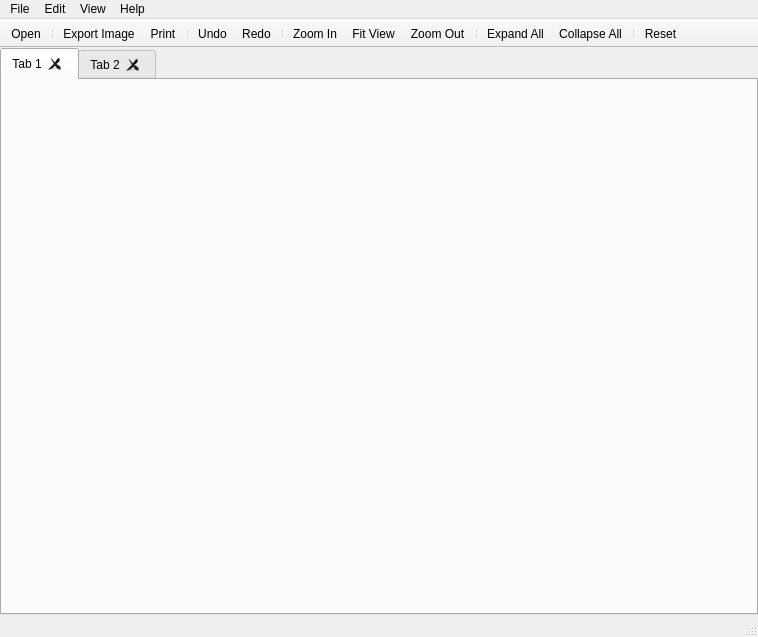
<?xml version="1.0" encoding="UTF-8"?>
<ui version="4.0">
 <class>MainWindow</class>
 <widget class="QMainWindow" name="MainWindow">
  <property name="geometry">
   <rect>
    <x>0</x>
    <y>0</y>
    <width>758</width>
    <height>637</height>
   </rect>
  </property>
  <property name="sizePolicy">
   <sizepolicy hsizetype="Minimum" vsizetype="Minimum">
    <horstretch>10</horstretch>
    <verstretch>10</verstretch>
   </sizepolicy>
  </property>
  <property name="windowTitle">
   <string>Kroket</string>
  </property>
  <property name="windowIcon">
   <iconset resource="kroket.qrc">
    <normaloff>:/resources/gfx/kroket-icon.svg</normaloff>:/resources/gfx/kroket-icon.svg</iconset>
  </property>
  <widget class="QWidget" name="centralwidget">
   <property name="sizePolicy">
    <sizepolicy hsizetype="Expanding" vsizetype="Expanding">
     <horstretch>0</horstretch>
     <verstretch>0</verstretch>
    </sizepolicy>
   </property>
   <layout class="QVBoxLayout">
    <property name="margin">
     <number>0</number>
    </property>
    <item>
     <widget class="QTabWidget" name="tabWidget">
      <property name="tabShape">
       <enum>QTabWidget::Rounded</enum>
      </property>
      <property name="currentIndex">
       <number>0</number>
      </property>
      <property name="elideMode">
       <enum>Qt::ElideNone</enum>
      </property>
      <property name="tabsClosable">
       <bool>true</bool>
      </property>
      <widget class="QWidget" name="tab">
       <property name="enabled">
        <bool>true</bool>
       </property>
       <attribute name="title">
        <string>Tab 1</string>
       </attribute>
      </widget>
      <widget class="QWidget" name="tab_2">
       <attribute name="title">
        <string>Tab 2</string>
       </attribute>
      </widget>
     </widget>
    </item>
   </layout>
  </widget>
  <widget class="QMenuBar" name="menubar">
   <property name="geometry">
    <rect>
     <x>0</x>
     <y>0</y>
     <width>758</width>
     <height>25</height>
    </rect>
   </property>
   <widget class="QMenu" name="menuFile">
    <property name="title">
     <string>File</string>
    </property>
    <addaction name="actionOpen"/>
    <addaction name="separator"/>
    <addaction name="actionExportImage"/>
    <addaction name="actionPrint"/>
    <addaction name="separator"/>
    <addaction name="actionQuit"/>
   </widget>
   <widget class="QMenu" name="menuView">
    <property name="title">
     <string>View</string>
    </property>
    <addaction name="actionZoomIn"/>
    <addaction name="actionZoomFit"/>
    <addaction name="actionZoomOut"/>
    <addaction name="separator"/>
    <addaction name="actionExpandAll"/>
    <addaction name="actionCollapseAll"/>
    <addaction name="separator"/>
    <addaction name="actionReset"/>
   </widget>
   <widget class="QMenu" name="menuEdit">
    <property name="title">
     <string>Edit</string>
    </property>
    <addaction name="actionUndo"/>
    <addaction name="actionRedo"/>
   </widget>
   <widget class="QMenu" name="menuHelp">
    <property name="title">
     <string>Help</string>
    </property>
    <addaction name="actionHelp"/>
    <addaction name="actionHelpInput"/>
    <addaction name="separator"/>
    <addaction name="actionHelpAbout"/>
   </widget>
   <addaction name="menuFile"/>
   <addaction name="menuEdit"/>
   <addaction name="menuView"/>
   <addaction name="menuHelp"/>
  </widget>
  <widget class="QStatusBar" name="statusbar"/>
  <widget class="QToolBar" name="toolBar">
   <property name="windowTitle">
    <string>toolBar</string>
   </property>
   <property name="movable">
    <bool>false</bool>
   </property>
   <property name="toolButtonStyle">
    <enum>Qt::ToolButtonIconOnly</enum>
   </property>
   <property name="floatable">
    <bool>false</bool>
   </property>
   <attribute name="toolBarArea">
    <enum>TopToolBarArea</enum>
   </attribute>
   <attribute name="toolBarBreak">
    <bool>false</bool>
   </attribute>
   <addaction name="actionOpen"/>
   <addaction name="separator"/>
   <addaction name="actionExportImage"/>
   <addaction name="actionPrint"/>
   <addaction name="separator"/>
   <addaction name="actionUndo"/>
   <addaction name="actionRedo"/>
   <addaction name="separator"/>
   <addaction name="actionZoomIn"/>
   <addaction name="actionZoomFit"/>
   <addaction name="actionZoomOut"/>
   <addaction name="separator"/>
   <addaction name="actionExpandAll"/>
   <addaction name="actionCollapseAll"/>
   <addaction name="separator"/>
   <addaction name="actionReset"/>
  </widget>
  <action name="actionQuit">
   <property name="icon">
    <iconset resource="kroket.qrc">
     <normaloff>:/resources/gfx/quit.png</normaloff>:/resources/gfx/quit.png</iconset>
   </property>
   <property name="text">
    <string>Quit</string>
   </property>
   <property name="shortcut">
    <string>Ctrl+Q</string>
   </property>
  </action>
  <action name="actionOpen">
   <property name="icon">
    <iconset resource="kroket.qrc">
     <normaloff>:/resources/gfx/open.png</normaloff>:/resources/gfx/open.png</iconset>
   </property>
   <property name="text">
    <string>Open ...</string>
   </property>
   <property name="shortcut">
    <string>Ctrl+O</string>
   </property>
  </action>
  <action name="actionZoomIn">
   <property name="icon">
    <iconset resource="kroket.qrc">
     <normaloff>:/resources/gfx/zoom-in.png</normaloff>:/resources/gfx/zoom-in.png</iconset>
   </property>
   <property name="text">
    <string>Zoom In</string>
   </property>
   <property name="shortcut">
    <string>=</string>
   </property>
  </action>
  <action name="actionZoomFit">
   <property name="icon">
    <iconset resource="kroket.qrc">
     <normaloff>:/resources/gfx/zoom-fit.png</normaloff>:/resources/gfx/zoom-fit.png</iconset>
   </property>
   <property name="text">
    <string>Fit View</string>
   </property>
   <property name="shortcut">
    <string>Backspace</string>
   </property>
  </action>
  <action name="actionZoomOut">
   <property name="icon">
    <iconset resource="kroket.qrc">
     <normaloff>:/resources/gfx/zoom-out.png</normaloff>:/resources/gfx/zoom-out.png</iconset>
   </property>
   <property name="text">
    <string>Zoom Out</string>
   </property>
   <property name="shortcut">
    <string>-</string>
   </property>
  </action>
  <action name="actionExportImage">
   <property name="icon">
    <iconset resource="kroket.qrc">
     <normaloff>:/resources/gfx/export-image.png</normaloff>:/resources/gfx/export-image.png</iconset>
   </property>
   <property name="text">
    <string>Export Image</string>
   </property>
  </action>
  <action name="actionExpandAll">
   <property name="icon">
    <iconset resource="kroket.qrc">
     <normaloff>:/resources/gfx/expand.png</normaloff>:/resources/gfx/expand.png</iconset>
   </property>
   <property name="text">
    <string>Expand All</string>
   </property>
  </action>
  <action name="actionCollapseAll">
   <property name="icon">
    <iconset resource="kroket.qrc">
     <normaloff>:/resources/gfx/collapse.png</normaloff>:/resources/gfx/collapse.png</iconset>
   </property>
   <property name="text">
    <string>Collapse All</string>
   </property>
  </action>
  <action name="actionReset">
   <property name="icon">
    <iconset resource="kroket.qrc">
     <normaloff>:/resources/gfx/reset.png</normaloff>:/resources/gfx/reset.png</iconset>
   </property>
   <property name="text">
    <string>Reset</string>
   </property>
   <property name="shortcut">
    <string>F5</string>
   </property>
  </action>
  <action name="actionPrint">
   <property name="icon">
    <iconset resource="kroket.qrc">
     <normaloff>:/resources/gfx/print.png</normaloff>:/resources/gfx/print.png</iconset>
   </property>
   <property name="text">
    <string>Print</string>
   </property>
   <property name="shortcut">
    <string>Ctrl+P</string>
   </property>
  </action>
  <action name="actionUndo">
   <property name="icon">
    <iconset resource="kroket.qrc">
     <normaloff>:/resources/gfx/undo.png</normaloff>:/resources/gfx/undo.png</iconset>
   </property>
   <property name="text">
    <string>Undo</string>
   </property>
   <property name="shortcut">
    <string>Ctrl+Z</string>
   </property>
  </action>
  <action name="actionRedo">
   <property name="icon">
    <iconset resource="kroket.qrc">
     <normaloff>:/resources/gfx/redo.png</normaloff>:/resources/gfx/redo.png</iconset>
   </property>
   <property name="text">
    <string>Redo</string>
   </property>
   <property name="shortcut">
    <string>Ctrl+Y</string>
   </property>
  </action>
  <action name="actionHelp">
   <property name="icon">
    <iconset resource="kroket.qrc">
     <normaloff>:/resources/gfx/help.png</normaloff>:/resources/gfx/help.png</iconset>
   </property>
   <property name="text">
    <string>Contents</string>
   </property>
   <property name="shortcut">
    <string>Ctrl+H</string>
   </property>
  </action>
  <action name="actionHelpAbout">
   <property name="text">
    <string>About Kroket</string>
   </property>
  </action>
  <action name="actionHelpInput">
   <property name="text">
    <string>Kroket Input Format</string>
   </property>
  </action>
 </widget>
 <resources>
  <include location="kroket.qrc"/>
 </resources>
 <connections>
  <connection>
   <sender>actionQuit</sender>
   <signal>activated()</signal>
   <receiver>MainWindow</receiver>
   <slot>close()</slot>
   <hints>
    <hint type="sourcelabel">
     <x>-1</x>
     <y>-1</y>
    </hint>
    <hint type="destinationlabel">
     <x>275</x>
     <y>235</y>
    </hint>
   </hints>
  </connection>
 </connections>
</ui>
